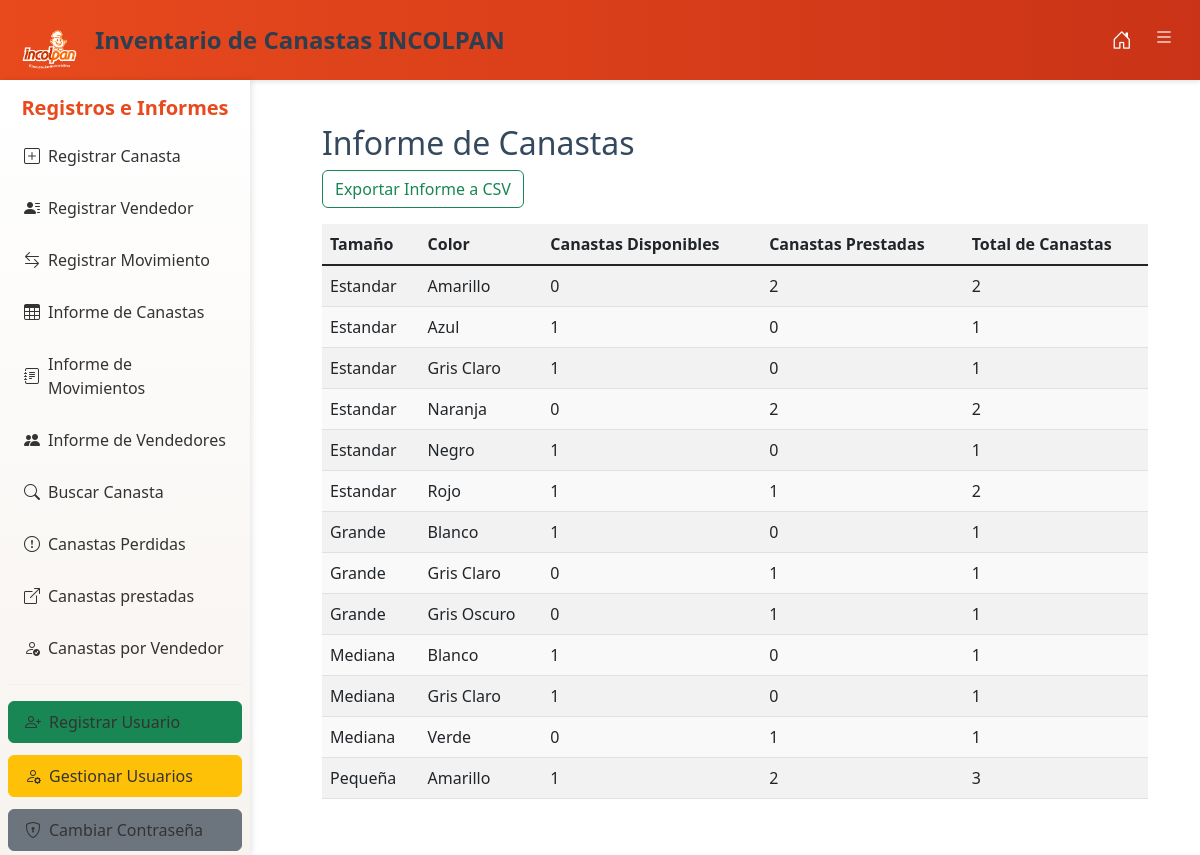
The app's page /informe_canastas (signed in) with its own data.
### tables this page shows
CREATE TABLE canastas (
    codigo_barras TEXT PRIMARY KEY,
    tamano TEXT,
    color TEXT,
    estado TEXT,
    fecha_registro TEXT,
    actualidad TEXT
);

### app.py (the view)
@app.route('/informe_canastas', methods=['GET'])
@login_required
def informe_canastas():
    try:
        conn = obtener_conexion()
        cursor = conn.cursor()
        cursor.execute('''
            SELECT tamano, color,
                SUM(CASE WHEN actualidad = 'Disponible' THEN 1 ELSE 0 END) AS disponibles,
                SUM(CASE WHEN actualidad = 'Prestada' THEN 1 ELSE 0 END) AS prestadas,
                COUNT(*) AS total
            FROM canastas
            GROUP BY tamano, color
        ''')
        canastas = cursor.fetchall()
        if not canastas:
            flash('No se encontraron canastas en el informe')
            return render_template('informe_canastas.html', canastas=canastas)
        session['canastas'] = canastas
        conn.close()
        if 'export' in request.args:
            flash("Exportación a CSV activada")
            return exportar_a_csv_canastas()
        return render_template('informe_canastas.html', canastas=canastas)
    except Exception as e:
        flash(f'Ocurrió un error al generar el informe: {e}')
        return render_template('informe_canastas.html', canastas=[])

### app.py (called while the page is built)
def obtener_conexion():
    conn = sqlite3.connect(db_path)
    return conn

def login_required(f):
    @wraps(f)
    def decorated_function(*args, **kwargs):
        if 'user_id' not in session:
            flash('Por favor, inicia sesión para continuar.')
            return redirect(url_for('login'))
        return f(*args, **kwargs)
    return decorated_function

### Templates/informe_canastas.html (shortened to what this page needs)
{% extends 'base.html' %}
{% block content %}
<div class="container mt-4">
    <h2>Informe de Canastas</h2>
    <a href="{{ url_for('informe_canastas', export=True) }}" class="btn btn-outline-success mb-3">
        Exportar Informe a CSV
    </a>
    <table class="table table-striped">
        <thead>
            <tr>
                <th>Tamaño</th>
                <th>Color</th>
                <th>Canastas Disponibles</th>
                <th>Canastas Prestadas</th>
                <th>Total de Canastas</th>
            </tr>
        </thead>
        <tbody>
            {% for canasta in canastas %}
            <tr>
                <td>{{ canasta[0] }}</td>
                <td>{{ canasta[1] }}</td>
                <td>{{ canasta[2] }}</td>
                <td>{{ canasta[3] }}</td>
                <td>{{ canasta[4] }}</td>
            </tr>
            {% endfor %}
        </tbody>
    </table>
</div>
{% endblock %}

### static/style.css (style rules this page uses)
body { font-family: Arial, sans-serif; padding: 20px; }
h2 { color: #34495e; margin-top: 30px; }

### Templates/base.html (style rules this page uses)
body { padding-top: 80px; color: #000; background-color: #fff; }
button, .btn { border-radius: 0.375rem; }
table { color: #000; }
table thead { background-color: #f2f2f2; }
table tbody tr:nth-child(even) { background-color: #f9f9f9; }

### records on screen
canastas: tamano "Estandar", color "Azul", canasta "1", canasta "0"
canastas: tamano "Estandar", color "Gris Claro", canasta "1", canasta "0"
canastas: tamano "Estandar", color "Negro", canasta "1", canasta "0"
canastas: tamano "Grande", color "Blanco", canasta "1", canasta "0"
canastas: tamano "Grande", color "Gris Claro", canasta "0", canasta "1"
canastas: tamano "Grande", color "Gris Oscuro", canasta "0", canasta "1"
canastas: tamano "Mediana", color "Blanco", canasta "1", canasta "0"
canastas: tamano "Mediana", color "Gris Claro", canasta "1", canasta "0"
canastas: tamano "Mediana", color "Verde", canasta "0", canasta "1"

### other values on screen
{{ canasta[0] }} "Estandar" "Estandar" "Estandar" "Pequeña"
{{ canasta[1] }} "Amarillo" "Naranja" "Rojo" "Amarillo"
{{ canasta[2] }} "0" "0" "1" "1"
{{ canasta[3] }} "2" "2" "1" "2"
{{ canasta[4] }} "2" "2" "2" "3"
